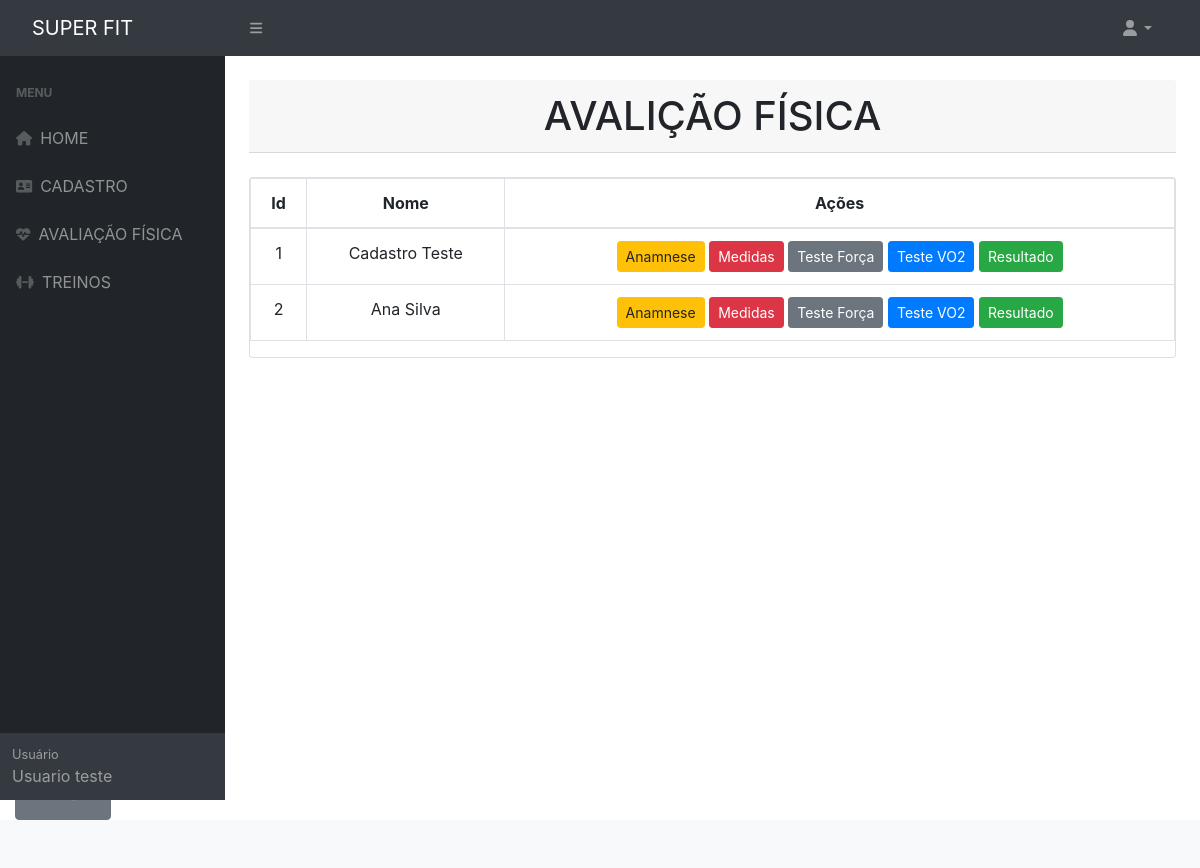
The app's page /cadastro-avaliacao.php (signed in) with its own data.
### tables this page shows
CREATE TABLE `alunos` (
  `idAluno` int NOT NULL,
  `nome` varchar(200) NOT NULL,
  `dataNascimento` date DEFAULT NULL,
  `idade` int DEFAULT NULL,
  `sexo` varchar(10) DEFAULT NULL,
  `cpf` varchar(15) NOT NULL,
  `rg` varchar(15) DEFAULT NULL,
  `telefone` varchar(45) DEFAULT NULL,
  `celular` varchar(45) NOT NULL,
  `cep` varchar(15) DEFAULT NULL,
  `estado` varchar(100) DEFAULT NULL,
  `cidade` varchar(100) DEFAULT NULL,
  `endereco` varchar(100) DEFAULT NULL,
  `email` varchar(100) NOT NULL,
  `senha` varchar(10) NOT NULL,
  `dataCadastro` date DEFAULT NULL
);

### conexao/Conexao.php (called while the page is built)
<?php
class Conexao
{
    public static $instance;
    public static function getConexao()
    {
        if(!isset(self::$instance)){
            self::$instance = new PDO('mysql:host=localhost;dbname=teste', 'root', 'root', array(PDO::MYSQL_ATTR_INIT_COMMAND => "SET NAMES utf8"));
            self::$instance->setAttribute(PDO::ATTR_ERRMODE, PDO::ERRMODE_EXCEPTION);
            self::$instance->setAttribute(PDO::ATTR_ORACLE_NULLS, PDO::NULL_EMPTY_STRING);
        }
        return self::$instance;
    }
}
?>

### dao/AlunoDAO.php (called while the page is built, shortened)
<?php
    class AlunoDAO
    {
        public function read() {
            try {
                $sql = "SELECT * FROM alunos ORDER BY idAluno ASC";
                $result = Conexao::getConexao()->query($sql);
                $lista = $result->fetchAll(PDO::FETCH_ASSOC);
                $f_lista = array();
                foreach ($lista as $l) {
                    $f_lista[] = $this->listaAlunos($l);
                }
                return $f_lista;
            } catch (Exception $e) {
                print "Ocorreu um erro ao tentar Buscar Todos." . $e;
            }
        }
        private function listaAlunos($row) {
            $aluno = new Aluno();
            $aluno->setIdAluno($row['idAluno']);
            $aluno->setNome($row['nome']);
            $aluno->setDataNascimento($row['dataNascimento']);
            $aluno->setIdade($row['dataNascimento']);
            $aluno->setSexo($row['sexo']);
            $aluno->setCpf($row['cpf']);
            $aluno->setRg($row['rg']);
            $aluno->setTelefone($row['telefone']);
            $aluno->setCelular($row['celular']);
            $aluno->setCep($row['cep']);
            $aluno->setEstado($row['estado']);
            $aluno->setCidade($row['cidade']);
            $aluno->setEndereco($row['endereco']);
            $aluno->setEmail($row['email']);
            $aluno->setSenha($row['senha']);
            $aluno->setDataCadastro($row['dataCadastro']);
            return $aluno;
        }
    }
?>

### model/Aluno.php (called while the page is built, shortened)
<?php
    Class Aluno{
        private $idAluno;
        private $nome;
        function getIdAluno()
        {
            return $this->idAluno;
        }
        function setIdAluno($idAluno)
        {
            $this->idAluno = $idAluno;
        }
        function getNome()
        {
            return $this->nome;
        }
        function setNome($nome)
        {
            $this->nome = $nome;
        }
        function setIdade($dataNascimento)
        {
            list($ano, $mes, $dia) = explode('-', $dataNascimento);
            $hoje = mktime(0, 0, 0, date('m'), date('d'), date('Y'));
            $nascimento = mktime( 0, 0, 0, $mes, $dia, $ano);
            $idade = floor((((($hoje - $nascimento) / 60) / 60) / 24) / 365.25);
        }
    }
?>

### cadastro-avaliacao.php (the view, shortened to what this page needs)
<?php
include_once('include/header.php');
include_once('include/navbar.php');
include_once('include/sidebar.php');
include_once('./conexao/Conexao.php');
include_once('./model/Aluno.php');
include_once('./dao/AlunoDAO.php');
$alunodao = new AlunoDAO();
?>
<main>
    <div class="container-fluid px-4 text-center">
        <h1 class="card-header mt-4">AVALIÇÃO FÍSICA</h1>
        <br>
        <div class="card mb-4">
            <table class="table table-bordered">
                <thead>
                    <tr>
                        <th>Id</th>
                        <th>Nome</th>
                        <th>Ações</th>
                    </tr>
                </thead>
                <tbody>
                    <?php foreach ($alunodao->read() as $aluno): ?>
                        <tr>
                            <td>
                                <?= $aluno->getIdAluno() ?>
                            </td>
                            <td>
                                <?= $aluno->getNome() ?>
                            </td>
                            <td class="text-center">
                                <button class="btn  btn-warning btn-sm" data-toggle="modal" data-target="#anamnese><?= $aluno->getIdAluno() ?>"> Anamnese </button>
                                <button class="btn  btn-danger btn-sm" data-toggle="modal" data-target="#medidas><?= $aluno->getIdAluno() ?>"> Medidas </button>
                                <button class="btn  btn-secondary btn-sm" data-toggle="modal" data-target="#forca><?= $aluno->getIdAluno() ?>"> Teste Força </button>
                                <button class="btn  btn-primary btn-sm" data-toggle="modal" data-target="#vo><?= $aluno->getIdAluno() ?>"> Teste VO2 </button>
                                <button class="btn  btn-success btn-sm" data-toggle="modal" data-target="#resultado><?= $aluno->getIdAluno() ?>"> Resultado </button>
                            </td>
                        </tr>
                    <?php endforeach ?>
                </tbody>
            </table>
        </div>
        <div>
            <?php foreach ($alunodao->read() as $aluno): ?>
                </div>
            <?php endforeach ?>
        </div>
    </div>
    <div class="col-sm-1 mt-4 mb-0">
        <button type="button" class="btn btn-secondary"><a class="btn btn-secondary btn-block" href="avaliacao.php">Voltar</a></button>
    </div>
<?php
include_once('include/footer.php');
?>

### records on screen
alunos: idAluno "1", nome "Cadastro Teste"
alunos: idAluno "2", nome "Ana Silva"
